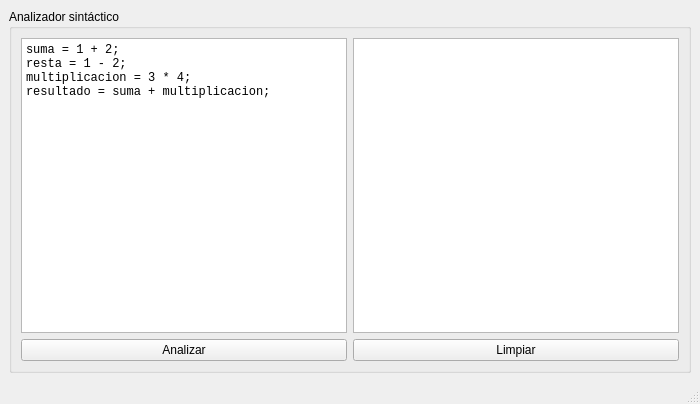
<?xml version="1.0" encoding="UTF-8"?>
<ui version="4.0">
 <class>MainWindow</class>
 <widget class="QMainWindow" name="MainWindow">
  <property name="geometry">
   <rect>
    <x>0</x>
    <y>0</y>
    <width>700</width>
    <height>404</height>
   </rect>
  </property>
  <property name="windowTitle">
   <string>MainWindow</string>
  </property>
  <widget class="QWidget" name="centralwidget">
   <layout class="QGridLayout" name="gridLayout_3">
    <item row="0" column="0">
     <widget class="QGroupBox" name="groupBox">
      <property name="title">
       <string>Analizador sintáctico</string>
      </property>
      <layout class="QGridLayout" name="gridLayout_2">
       <item row="1" column="1">
        <widget class="QPushButton" name="clear_button">
         <property name="text">
          <string>Limpiar</string>
         </property>
        </widget>
       </item>
       <item row="1" column="0">
        <widget class="QPushButton" name="run_button">
         <property name="text">
          <string>Analizar</string>
         </property>
        </widget>
       </item>
       <item row="0" column="0">
        <widget class="QPlainTextEdit" name="input_text">
         <property name="font">
          <font>
           <family>Consolas</family>
          </font>
         </property>
         <property name="plainText">
          <string>suma = 1 + 2;
resta = 1 - 2;
multiplicacion = 3 * 4;
resultado = suma + multiplicacion;</string>
         </property>
        </widget>
       </item>
       <item row="0" column="1">
        <widget class="QPlainTextEdit" name="output_text">
         <property name="enabled">
          <bool>true</bool>
         </property>
         <property name="font">
          <font>
           <family>Consolas</family>
          </font>
         </property>
         <property name="verticalScrollBarPolicy">
          <enum>Qt::ScrollBarAsNeeded</enum>
         </property>
         <property name="readOnly">
          <bool>true</bool>
         </property>
         <property name="plainText">
          <string>&lt;Esperando análisis&gt;</string>
         </property>
        </widget>
       </item>
      </layout>
     </widget>
    </item>
   </layout>
  </widget>
  <widget class="QMenuBar" name="menubar">
   <property name="geometry">
    <rect>
     <x>0</x>
     <y>0</y>
     <width>700</width>
     <height>22</height>
    </rect>
   </property>
  </widget>
  <widget class="QStatusBar" name="statusbar"/>
 </widget>
 <resources/>
 <connections/>
</ui>
